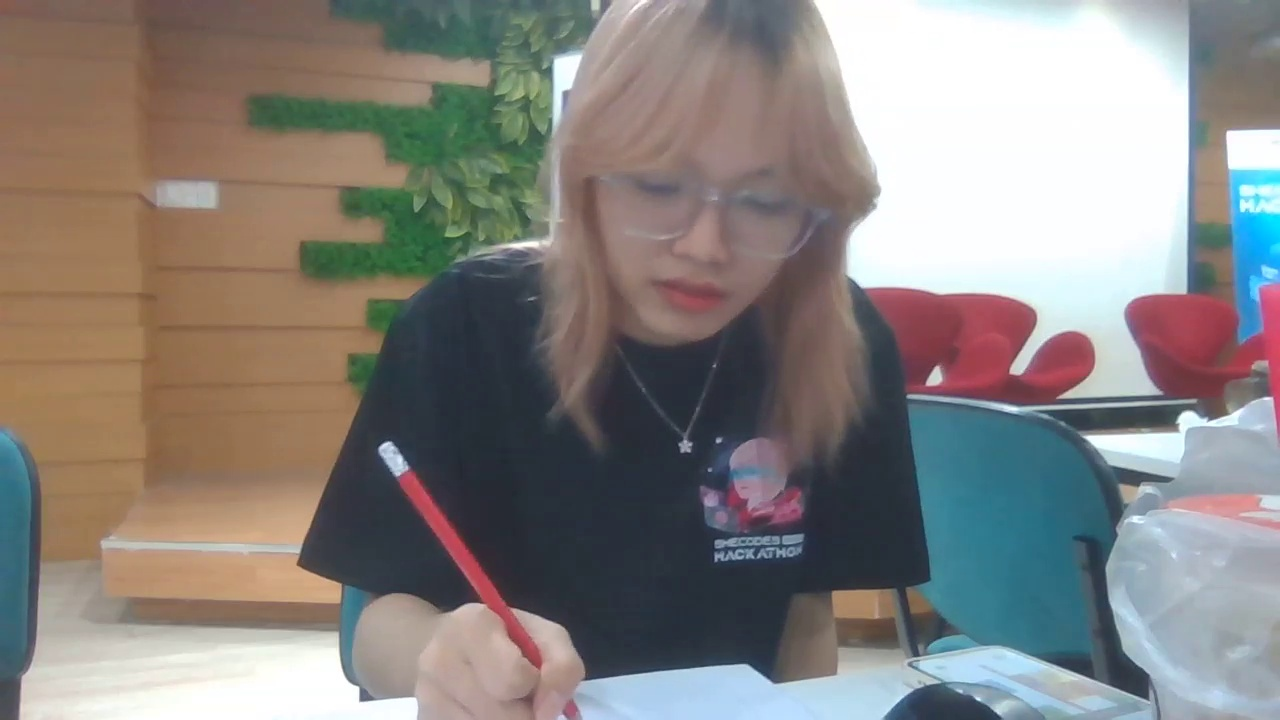
#> input picture SheCodes2023/Data/data_train/10.jpg, 1280 x 720 px; its folder holds 4 pictures in this run
$ python loaddata.py
#> lines starting #> are read from the running program, lines starting #| are printed output that depends on the picture
import os
import glob
import cv2
import numpy as np

def load_data(data_dir):
#> called with data_dir = 'Data/data_train'
    image_paths = glob.glob(os.path.join(data_dir, "*.jpg"))

    X_paths = image_paths
    X = []
    for path in X_paths:
        path = cv2.imread(path)
#> path is the input picture: shape (720, 1280, 3); mean B, G, R 127.7, 131, 135.3
        path = cv2.resize(path, (224, 224))
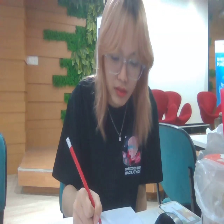
#> path: shape (224, 224, 3); mean B, G, R 127.6, 130.9, 135.2
        X.append(path)
#> pass 2 of the loop in load_data, `for path in X_paths:`:
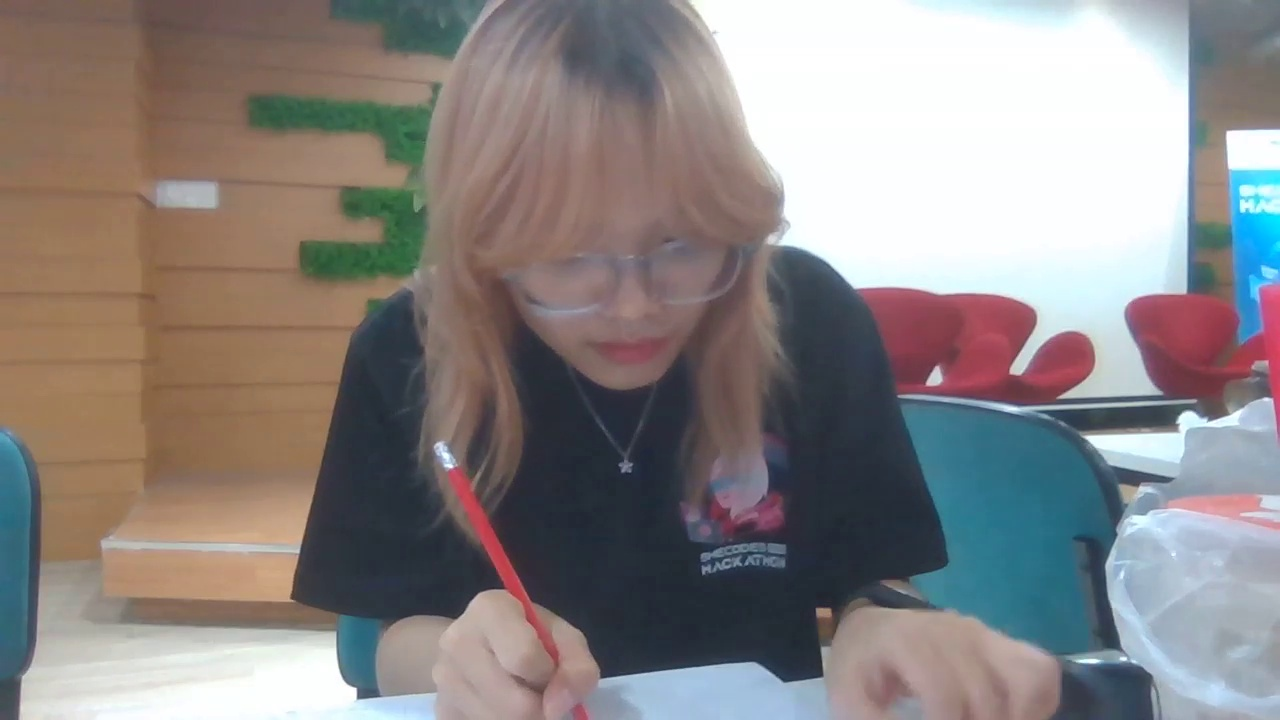
#> input picture SheCodes2023/Data/data_train/11.jpg, 1280 x 720 px
#> in load_data, path is the input picture: shape (720, 1280, 3); mean B, G, R 131.6, 132.6, 138.2
#> in load_data, `path = cv2.resize(path, (224, 224))`:
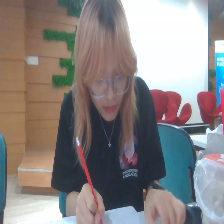
#> path: shape (224, 224, 3); mean B, G, R 131.5, 132.5, 138.1
#> pass 3 of the loop in load_data, `for path in X_paths:`:
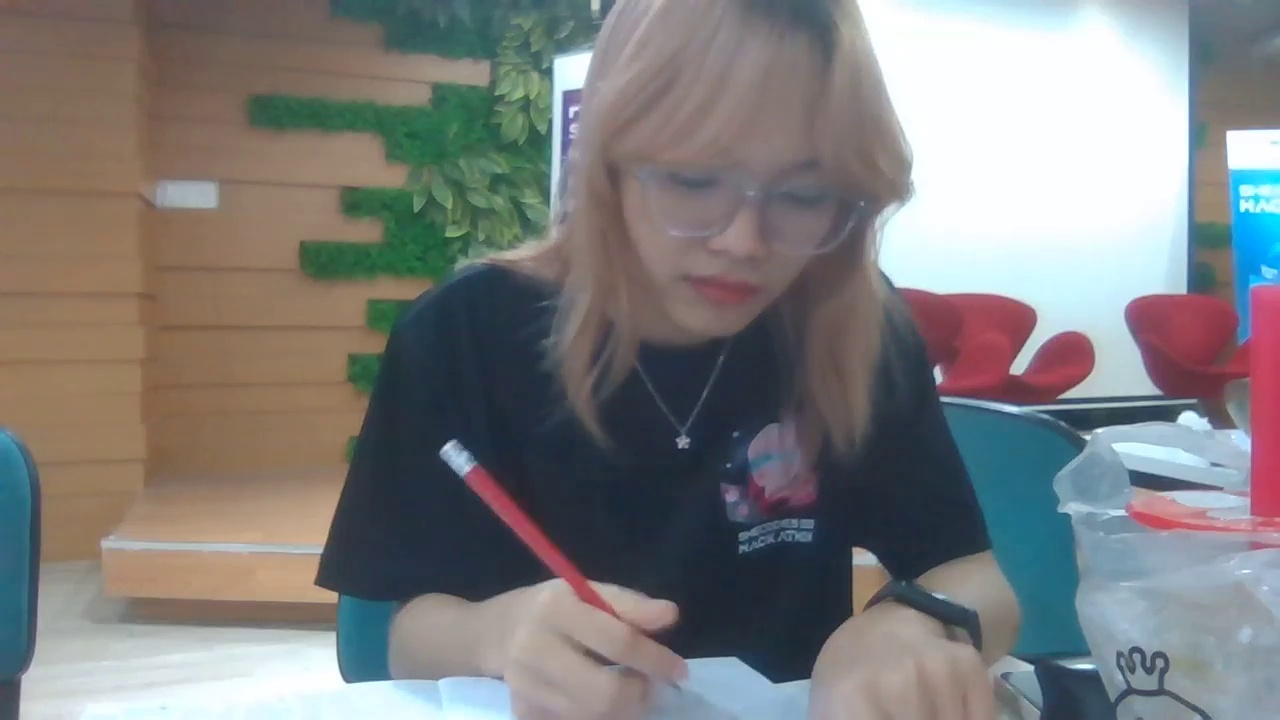
#> input picture SheCodes2023/Data/data_train/12.jpg, 1280 x 720 px
#> in load_data, path is the input picture: shape (720, 1280, 3); mean B, G, R 125.4, 125.7, 126.1
#> in load_data, `path = cv2.resize(path, (224, 224))`:
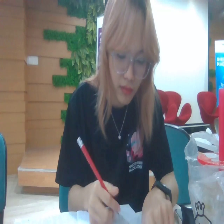
#> path: shape (224, 224, 3); mean B, G, R 125.3, 125.6, 126
#> the loop made 4 passes; the first 3 are shown
    y = [1 if "focus" in path else 0 for path in X_paths]
#> y = [0, 0, 0, 0]

    return np.array(X), np.array(y)


# [12 lines of commented-out code are left out]

if __name__ == "__main__":
    X_train, y_train = load_data("Data/data_train")
    print("Number of images:", len(X_train))
    print("Number of focus images:", sum(y_train))
    print("Number of non-focus images:", len(y_train) - sum(y_train))
    X_test, y_test = load_data("Data/data_test")
#> X_test = empty array; y_test = empty array
    print("Number of images:", len(X_test))
#| Number of images: 0
    print("Number of focus images:", sum(y_test))
#| Number of focus images: 0
    print("Number of non-focus images:", len(y_test) - sum(y_test))
#| Number of non-focus images: 0
